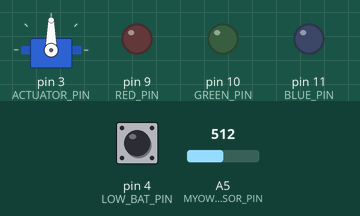
The sketch below on a simulated Arduino Uno, built with avr-gcc and run on an emulated ATmega328P. Shown: servo, output pins drawn as LEDs (lit = HIGH). The inputs (shaded band) are chosen by the test bench; at power-on: A5 (MYOWARE_SENSOR_PIN) = 512, pin 4 (LOW_BAT_PIN) HIGH. What the sketch prints to the serial monitor is not drawn.

Above: at 1.2 s.
1.3 s: A5 (MYOWARE_SENSOR_PIN) set to 590
4.3 s: A5 (MYOWARE_SENSOR_PIN) set to 611
At 5.7 s:
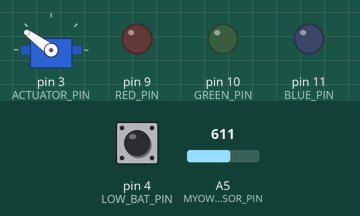
7.3 s: pin 4 (LOW_BAT_PIN) pulled LOW for 0.15 s
At 8.9 s:
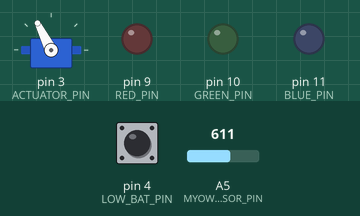
10.3 s: pin 4 (LOW_BAT_PIN) pulled LOW for 1 s
At 11.1 s:
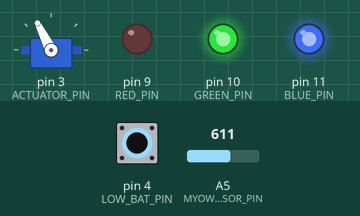
13.3 s: pin 4 (LOW_BAT_PIN) pulled LOW for 3.2 s
At 14.5 s:
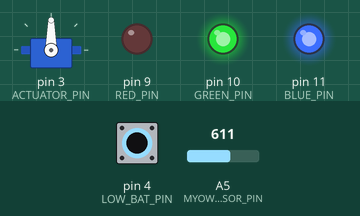
18.0 s: A5 (MYOWARE_SENSOR_PIN) set to 511
At 18.0 s:
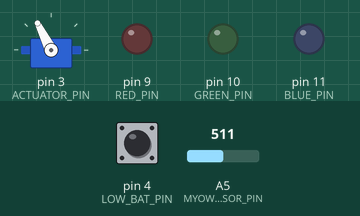
Timing chart, 0 to 20.5 s (numbered marks = the images above; inputs shaded):
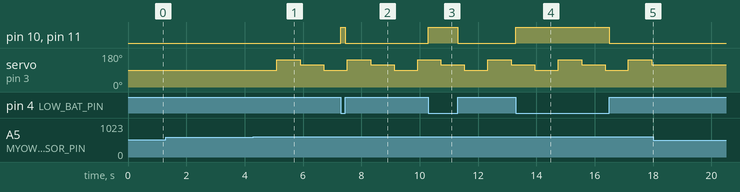

The sketch:

Bens_Hand_Project.ino
```cpp
#include <Servo.h>

// Pin numbers for the hardware
#define RED_PIN 9
#define GREEN_PIN 10
#define BLUE_PIN 11

#define LOW_BAT_PIN 4

#define MYOWARE_SENSOR_PIN A5
#define ACTUATOR_PIN 3

// The bit field is set up as
// 0b {RED} {GREEN} {BLUE}
enum LEDColor {
  OFF = 0b000,
  WHITE = 0b111,
  RED = 0b100,
  GREEN = 0b010,
  BLUE = 0b001,
  YELLOW = 0b110,
  CYAN = 0b011,
  MAGENTA = 0b101
};

/*
   Global enum for hand state positions
*/
enum HandPos {
  CLOSED = 1500,
  MIDDLE = 1650,
  OPEN = 1800
};

// Objects
Servo hand; // The object for the linear actuator

// Global Vars
uint16_t  flexReading = 0;      // The value read from the MyoWare sensor
uint16_t  flexLimit = 600;      // This value has been calculated experimentally (may need to change per user)
uint16_t  waitTime = 800;       // Amount of time between actuations in ms
uint16_t  handState = MIDDLE;   // Uses the HandPos enum above (represents us for servo timing)
bool      canFlex = true;       // turns back to TRUE after waiting 'waitTime' ms from last actuation

unsigned long lastFlexTime = 0; // stores when the last flex happend -- used to determine when to
// allow to user to flex again
// Debug Data
char plotData[20];

void setup() {

  // Setup debug
  Serial.begin(115200);
  Serial.println(F("VT QL+ Hand Actuator initializing..."));

  // Enable all the LED pina
  pinMode(RED_PIN, OUTPUT);
  pinMode(GREEN_PIN, OUTPUT);
  pinMode(BLUE_PIN, OUTPUT);

  // Setup input pin
  pinMode(LOW_BAT_PIN, INPUT_PULLUP);

  // Setup hardware
  pinMode(MYOWARE_SENSOR_PIN, INPUT);
  hand.attach(ACTUATOR_PIN, 1000, 2000); // sets up the actuator so the range or motion is [1000, 2000]

  // Finish initialization
  Serial.println(F("VT QL+ Hand Actuator setup complete"));
  Serial.println(F("Zero,FlexReading,FlexLimit,OneThousand"));

  // The guantlet is on at this point
  // so enable the WHITE led
  setLED(WHITE);
}

void loop() {

  // Poll and plot data
  flexReading = analogRead(MYOWARE_SENSOR_PIN); // read
  sprintf(plotData, "0,%05d,%05d,1000\n", flexLimit, flexReading); // format
  Serial.println(plotData); // plot

  // Check if the user is flexing
  if ( flexReading > flexLimit  && canFlex ) {
    // Update the position
    switch (handState) {
      case CLOSED:
        handState = OPEN;
        break;
      case MIDDLE:
        handState = CLOSED;
        break;
      case OPEN:
        handState = MIDDLE;
        break;
    }
    // Tell the hand to move to the updated position
    hand.writeMicroseconds(handState);
    // Update vars so the user can't flex until 'waitTime' has passed
    lastFlexTime = millis();
    canFlex = false;

    // setLED(BLUE);
    // delay(500);
  }

  // Check if 'waitTime' has passed yet
  if ( !canFlex &&  (millis() - lastFlexTime > waitTime) ) {
    canFlex = true;
  }

  // Check sequence for LED status
  if ( !digitalRead(LOW_BAT_PIN) ) {
    setLED(RED);
  } else {
    setLED(WHITE);
  }

} // End Loop


void setLED( LEDColor col ) {
  digitalWrite( RED_PIN, !((col & 0b100) >> 2) );
  digitalWrite( GREEN_PIN, !((col & 0b010) >> 1) );
  digitalWrite( BLUE_PIN, !((col & 0b001) >> 0) );
}
```

Measured:
- the behaviour switches between 600 and 601 on A5 (MYOWARE_SENSOR_PIN) (found by bisection; images 0 and 1)
- after the input at 4.3 s, servo on pin 3 (ACTUATOR_PIN): 90° → 144° after 0.81 s, → 117° 0.80 s later, → 90° 0.80 s later
- after the input at 7.3 s, pin 10 (GREEN_PIN), pin 11 (BLUE_PIN): LOW → HIGH at once, → LOW 0.15 s later
- after the input at 10.3 s, pin 10 (GREEN_PIN), pin 11 (BLUE_PIN): LOW → HIGH at once, → LOW 1.0 s later
- after the input at 13.3 s, pin 10 (GREEN_PIN), pin 11 (BLUE_PIN): LOW → HIGH at once, → LOW 3.2 s later
- after the input at 18.0 s, servo on pin 3 (ACTUATOR_PIN): stays 117° (without the input it goes to 90° after 0.76 s)
